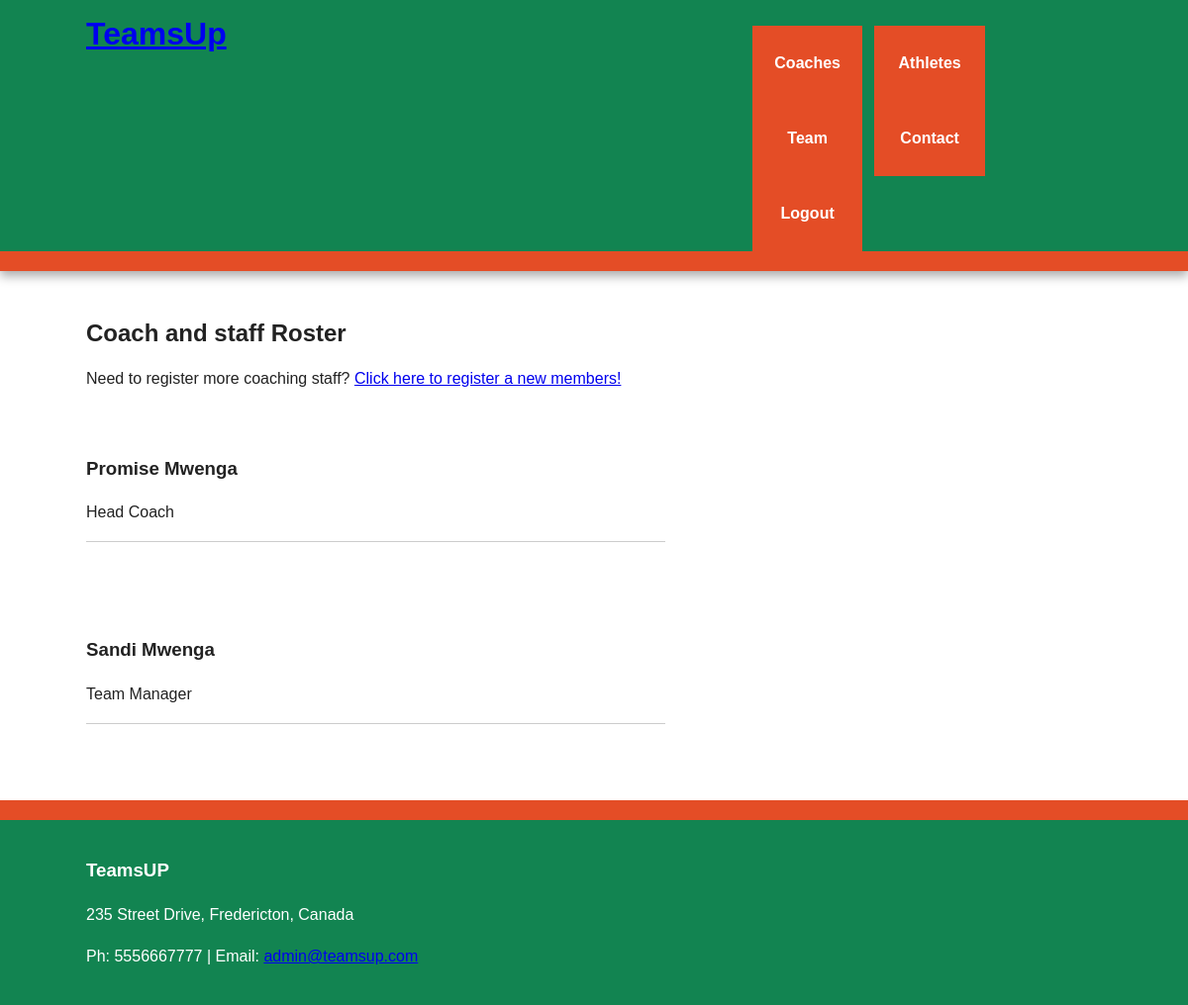
Page /coaches (signed in) on the committed database.
### flask_package/models.py (models this page shows, shortened)
class User(UserMixin, db.Model):
    id = db.Column(db.Integer, primary_key=True)
    name = db.Column(db.String(140), index=True, unique=False)
    role = db.Column(db.String(140), index=True, unique=False)
    email = db.Column(db.String(140), index=True, unique=True)
    username = db.Column(db.String(140), index=True, unique=True)
    password_hash = db.Column(db.String(140))
    staffs = db.relationship('Staff', backref='user', lazy='dynamic')
    teams = db.relationship('Team', backref='user', lazy='dynamic')
    joined_at_date = db.Column(db.DateTime(), index=True, default=datetime.utcnow)

class Staff(db.Model):
    id = db.Column(db.Integer, primary_key=True)
    name = db.Column(db.String, index=True, unique=False)
    email = db.Column(db.String(140), index=True, unique=True)
    role = db.Column(db.String(140), index=True, unique=False)
    user_id = db.Column(db.Integer, db.ForeignKey('user.id'))

### flask_package/routes.py (the view)
@app.route('/coaches')
@login_required
def coaches():
    coaches = User.query.filter_by(id=current_user.id)
    staff = Staff.query.filter_by(user_id=current_user.id)
    return render_template('coaches.html', coaches=coaches, staff=staff)

### flask_package/models.py (called while the page is built)
@login_manager.user_loader
def load_user(user_id):
    return User.query.get(int(user_id))

### flask_package/templates/coaches.html (shortened to what this page needs)
{% extends 'base.html' %}
{% block content%}
    <h2>Coach and staff Roster</h2>
    <p>Need to register more coaching staff? <a href="{{ url_for('register_staff') }}">Click here to register a new members!</a></p>
    {% for coach in coaches %}
        <article class="main wrapper clearfix">
            <h3>{{ coach.name }} </h3>
            <p>{{ coach.role}}</p>
            <hr>
        </article>
    {% endfor %}
    {% for person in staff %}
        <article class="main wrapper clearfix">
            <h3>{{ person.name }} </h3>
            <p>{{ person.role}}</p>
            <hr>
        </article>
    {% endfor %}
{% endblock%}

### flask_package/static/css/main.css (style rules this page uses)
html { color: #222; font-size: 1em; line-height: 1.4; }
hr { display: block; height: 1px; border: 0; border-top: 1px solid #ccc; margin: 1em 0; padding: 0; }
body { font: 16px/26px Helvetica, Helvetica Neue, Arial; }
.wrapper { width: 90%; margin: 0 5%; }
.main { padding: 30px 0; }
@media only screen and (min-width: 768px) { .main article { float: left; width: 57%; } }
@media only screen and (min-width: 1140px) { .wrapper { width: 1026px; margin: 0 auto; } }
.clearfix:before, .clearfix:after { content: " "; display: table; }
.clearfix:after { clear: both; }
.clearfix { *zoom: 1; }

### rows in the picture
User: name "Promise Mwenga", role "Head Coach"
Staff: name "Sandi Mwenga", role "Team Manager"
